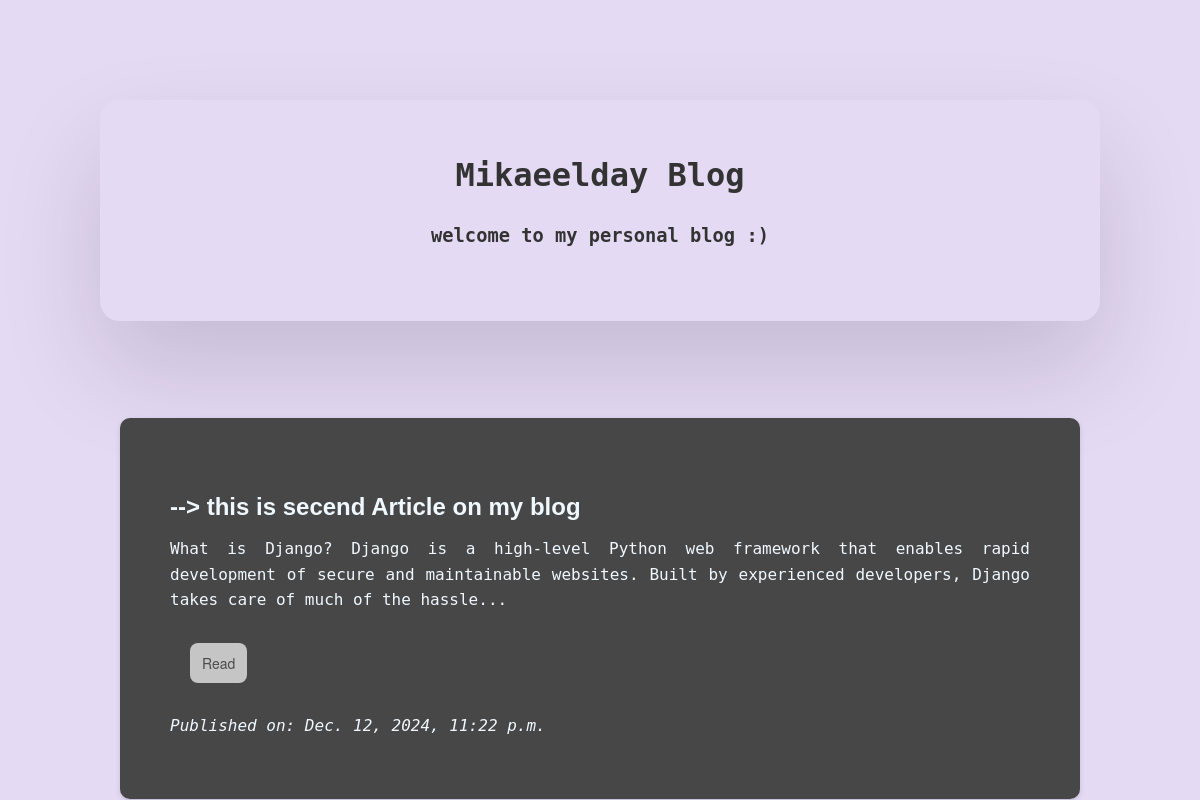
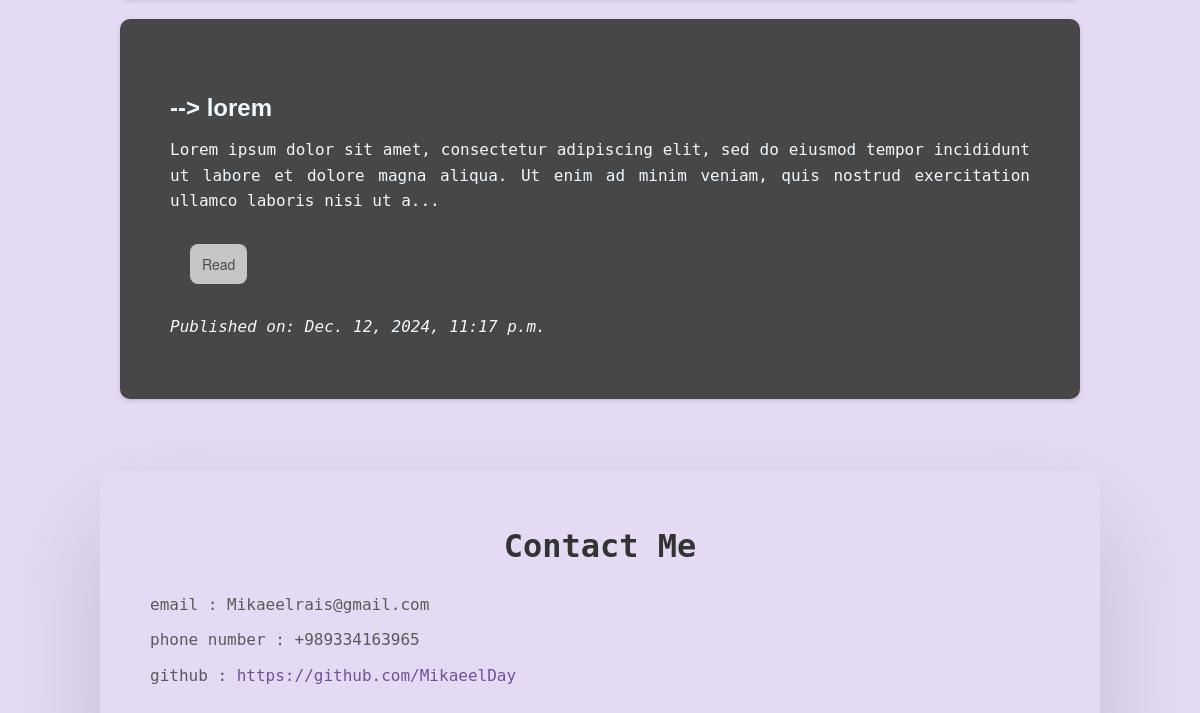
Before: / with the older database file (2 pictures, top to bottom).
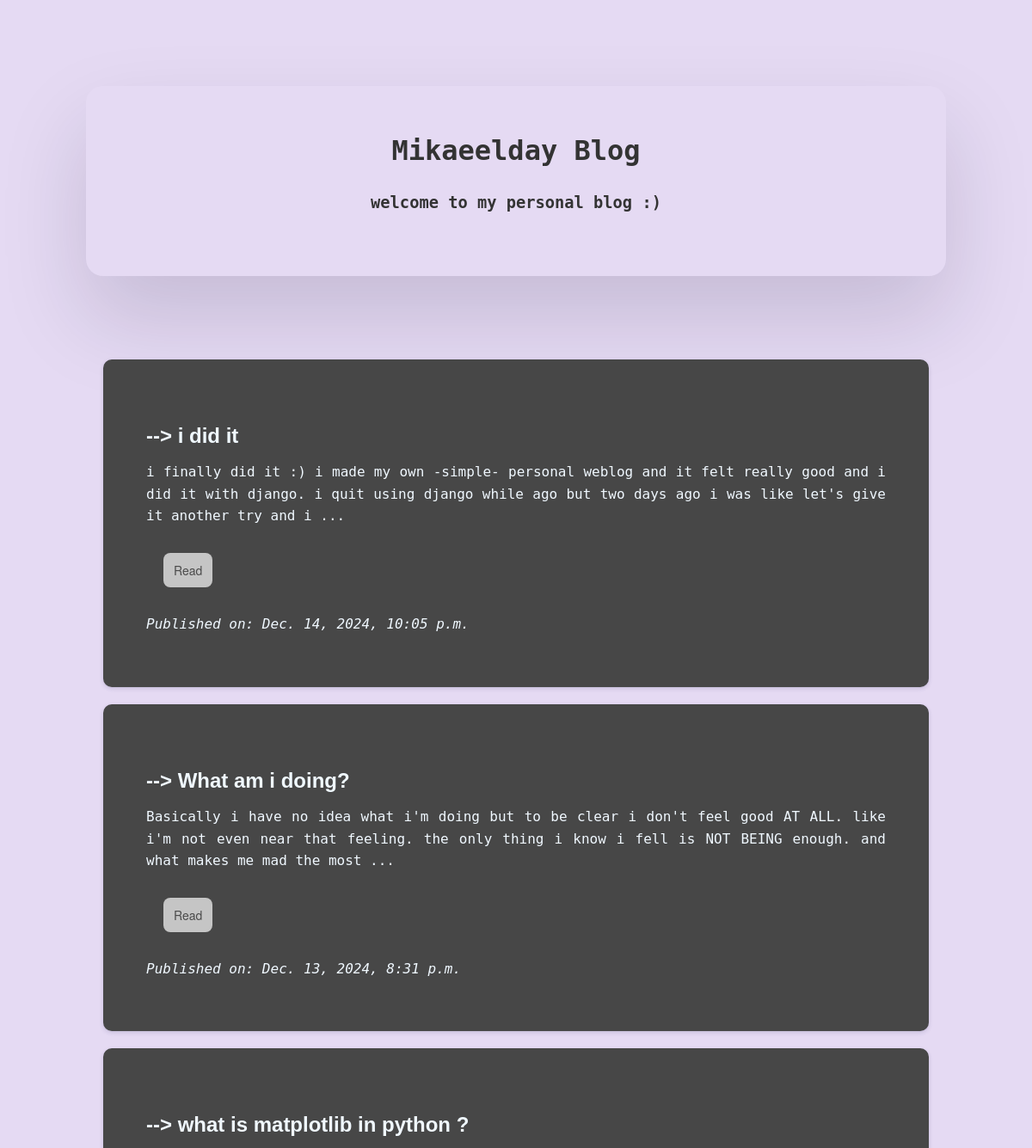
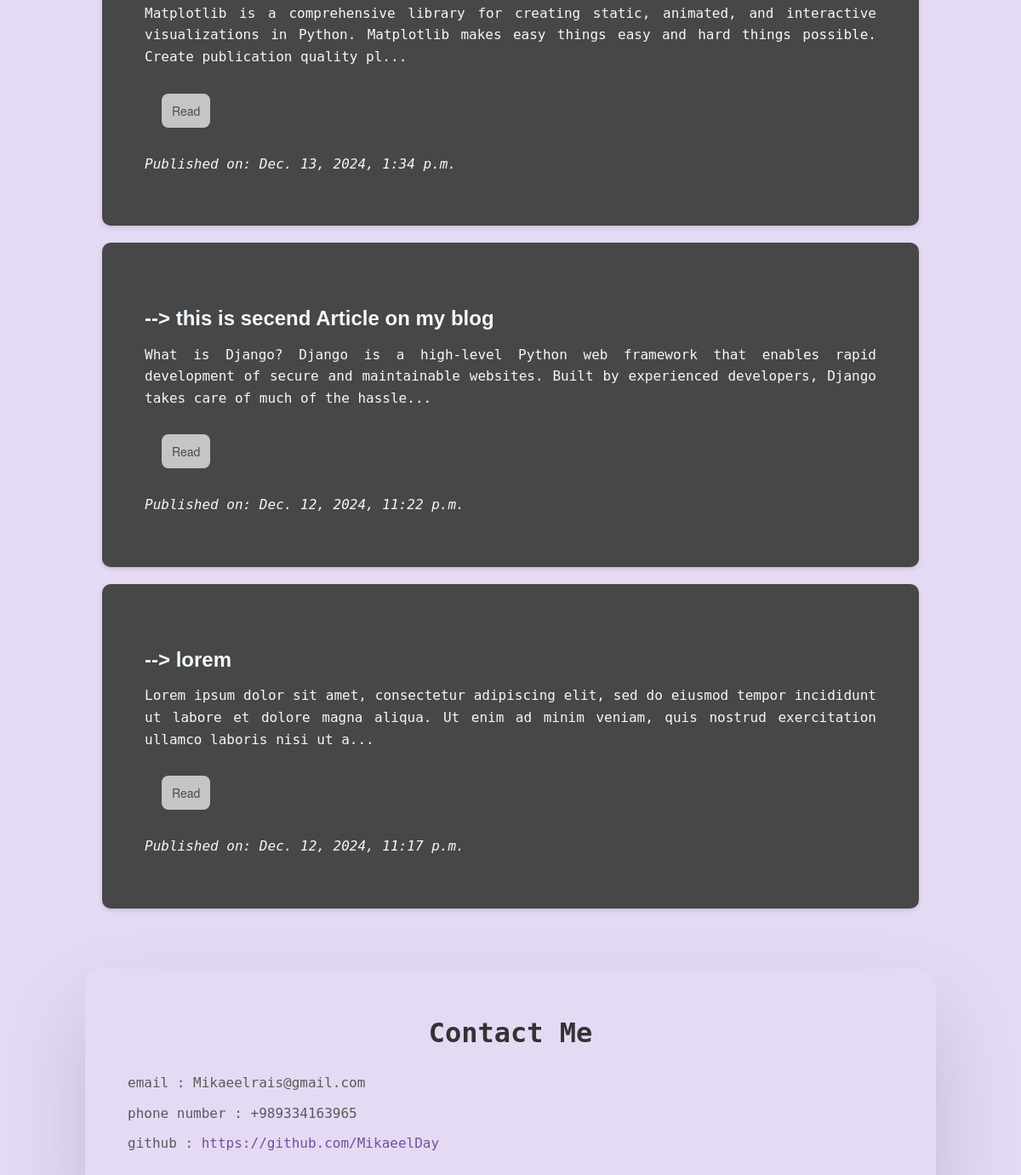
After: the same page with the newer database file (2 pictures, top to bottom).
### blog/models.py (models this page shows, shortened)
class Post(models.Model):
    id = models.AutoField(primary_key=True)
    title = models.CharField(max_length=100)
    content = models.TextField()
    published_date = models.DateTimeField(auto_now_add=True)

### blog/views.py (the view)
# urls.py: path('', views.home, name='home'),
def home(request):
    posts = Post.objects.all().order_by('-published_date')
    return render(request, 'home.html', {'posts': posts})

### blog/templates/home.html
{% extends 'base.html' %}
{% block content %}
    <div class="header">
        <h1>Mikaeelday Blog</h1>
        <h3>welcome to my personal blog :)</h3>
    </div>
    <br>
    <br>
    <br>
    {% for post in posts %}
        <div class="content">
            <h2>--> {{ post.title }}</h2>
            <p>{{ post.content | slice:":200"}}...</p>
                 <button class="button-2" role="button"><a href="{% url 'detail' post.id %}">Read</a></button>
            <br>
            <i><p>Published on: {{ post.published_date }}</p></i>
        </div>
    {% endfor %}
    <br>
        <br>
    <footer class="header">
        <h1>Contact Me</h1>
        <p style="color: #5a5a5a">email : Mikaeelrais@gmail.com</p>
        <p style="color: #5a5a5a">phone number : +989334163965</p>
        <p style="color: #5a5a5a">github : <a href="https://github.com/MikaeelDay" style="color: #725097">https://github.com/MikaeelDay</a></p>
    </footer>
{% endblock %}

### blog/templates/base.html (shortened to what this page needs)
{% load static %}
<!DOCTYPE html>
<html lang="en">
<head>
    <link rel="stylesheet" href="{% static 'style.css' %}">
</head>
<body>
{% block content %}
{% endblock %}
</body>
</html>

### blog/static/style.css (style rules this page uses)
body, h1, h2,h3, p { margin: 0; padding: 0; }
body { font-family: Arial, sans-serif; line-height: 1.6; background-color: #e5daf3; color: #333; padding: 100px; }
h1 ,h3 { font-family: 'Consolas', 'Menlo', 'DejaVu Sans Mono', 'Bitstream Vera Sans Mono', monospace; text-align: center; margin-bottom: 20px; }
h2 { color: #7d7d7d; margin-top: 20px; }
p { margin: 10px 0; font-family: 'Consolas', 'Menlo', 'DejaVu Sans Mono', 'Bitstream Vera Sans Mono', monospace; text-align: justify; text-justify: inter-word; }
.header { padding: 50px; border-radius: 20px; box-shadow: rgba(17, 12, 46, 0.15) 0px 48px 100px 0px; }
.content { padding: 50px; box-shadow: rgba(50, 50, 105, 0.15) 0px 2px 5px 0px, rgba(0, 0, 0, 0.05) 0px 1px 1px 0px; margin: 20px; background-color: #474747; border-radius: 10px; }
.content h2 ,p , small,h4 { color: aliceblue; }
.button-2 { background-color: #c5c5c5; border-radius: 8px; border-width: 0; color: #4a4a4a; cursor: pointer; display: inline-block; font-family: "Haas Grot Text R Web", "Helvetica Neue", Helvetica, Arial, sans-serif; font-size: 14px; font-weight: 500; line-height: 20px; list-style: none; margin: 20px; padding: 10px 12px; text-align: center; transition: all 200ms; vertical-align: baseline; white-space: nowrap; user-select: none; -webkit-user-select: none; touch-action: manipulation; }
a { text-decoration: None; color: #4a4a4a; }
button { display: inline-block; background-color: #419751; color: #fff; border: none; padding: 10px 20px; border-radius: 5px; cursor: pointer; font-size: 16px; transition: 0.5s; }

Changed rows visible on the page:
added Post: title "i did it", content "i finally did it :) i made my own -simple- personal weblog and it felt really good and i did it with django. i quit using django while ago but two days ago i was like let's give it another try and i", published_date "Dec. 14, 2024, 10:05 p.m."
added Post: title "What am i doing?", content "Basically i have no idea what i'm doing but to be clear i don't feel good AT ALL. like i'm not even near that feeling. the only thing i know i fell is NOT BEING enough. and what makes me mad the most", published_date "Dec. 13, 2024, 8:31 p.m."
added Post: title "what is matplotlib in python ?", content "Matplotlib is a comprehensive library for creating static, animated, and interactive visualizations in Python. Matplotlib makes easy things easy and hard things possible. Create publication quality pl", published_date "Dec. 13, 2024, 1:34 p.m."
